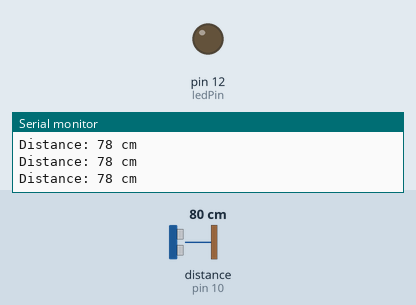
A sketch run on a simulated Arduino Uno, built with avr-gcc and run on an emulated ATmega328P. On the bench: output pins drawn as LEDs (lit = HIGH), the last lines printed to the serial monitor. Wiring (inferred from the names in the program): ultrasonic range finder: trigger pin 9; echo pin 10. Dashed ring = blinking. The inputs (shaded band) are chosen by the test bench; at power-on: distance to the obstacle (sensor on pin 10) 80 cm. The echo pulse lasts 58.3 µs per cm; pins used as bus, display or sensor lines are not drawn.

Above: at 1.2 s.
1.3 s: distance to the obstacle (sensor on pin 10) set to 24 cm
2.8 s: distance to the obstacle (sensor on pin 10) set to 19 cm
At 3.2 s:
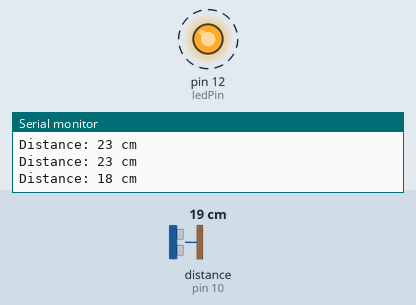
Timing chart, 0 to 11.8 s (numbered marks = the images above; inputs shaded):
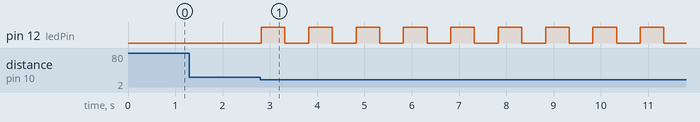

The sketch:

class_step21.ino
```cpp
/*
 * Ultrasonic Sensor with LED Blink Program
 * This program uses an HC-SR04 ultrasonic sensor to detect nearby objects.
 * If an object is within the specified distance, an LED blinks.
 */

// Define pin numbers for the ultrasonic sensor
const int trigPin = 9; // Trigger pin sends an ultrasonic pulse
const int echoPin = 10; // Echo pin receives the reflected pulse

// Define pin number for the LED
const int ledPin = 12; // LED is connected to digital pin 12

// Variable to store the calculated distance
long distance;

// Define the maximum distance to trigger the LED (in centimeters)
const int thresholdDistance = 20; // LED blinks if an object is closer than 20 cm

void setup() {
  // Initialize the ultrasonic sensor pins
  pinMode(trigPin, OUTPUT); // Trig pin set as output
  pinMode(echoPin, INPUT);  // Echo pin set as input

  // Initialize the LED pin
  pinMode(ledPin, OUTPUT);

  // Start the serial communication for debugging (optional)
  Serial.begin(9600); // Set baud rate for serial communication
}

void loop() {
  // Send an ultrasonic pulse
  digitalWrite(trigPin, LOW); // Ensure the trigger pin is low
  delayMicroseconds(2);       // Wait for 2 microseconds
  digitalWrite(trigPin, HIGH); // Send a 10-microsecond pulse
  delayMicroseconds(10);
  digitalWrite(trigPin, LOW);

  // Measure the duration of the echo pulse
  long duration = pulseIn(echoPin, HIGH);

  // Calculate distance in centimeters
  distance = duration * 0.034 / 2; // Speed of sound: 0.034 cm/µs, divide by 2 for round trip

  // Print the distance for debugging
  Serial.print("Distance: ");
  Serial.print(distance);
  Serial.println(" cm");

  // Check if the object is within the threshold distance
  if (distance <= thresholdDistance) {
    // Blink the LED
    digitalWrite(ledPin, HIGH); // Turn LED ON
    delay(500);                 // Keep LED ON for 500 milliseconds
    digitalWrite(ledPin, LOW);  // Turn LED OFF
    delay(500);                 // Keep LED OFF for 500 milliseconds
  } else {
    // Ensure the LED is OFF when no object is nearby
    digitalWrite(ledPin, LOW);
  }
}
```

Measured:
- the behaviour switches between 22 and 21 cm on distance to the obstacle (sensor on pin 10) (found by bisection; images 0 and 1)
- after the input at 2.8 s, pin 12 (ledPin): alternates HIGH for 0.50 s and LOW for 0.50 s, starting at once
